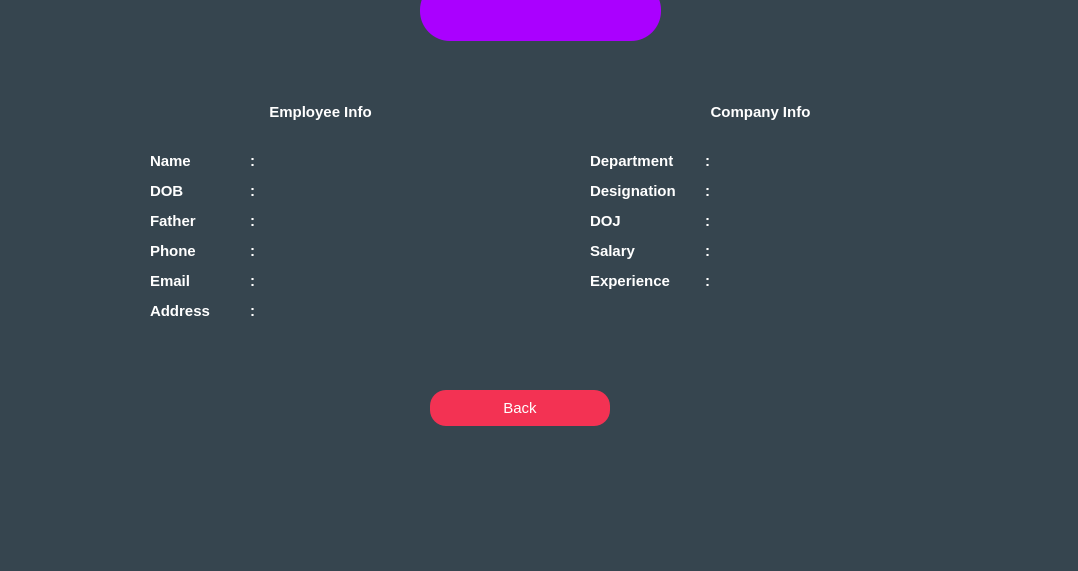
<?xml version="1.0" encoding="UTF-8"?>
<ui version="4.0">
 <class>EmployeeInfo</class>
 <widget class="QWidget" name="EmployeeInfo">
  <property name="geometry">
   <rect>
    <x>0</x>
    <y>0</y>
    <width>1078</width>
    <height>571</height>
   </rect>
  </property>
  <property name="minimumSize">
   <size>
    <width>0</width>
    <height>0</height>
   </size>
  </property>
  <property name="maximumSize">
   <size>
    <width>200000</width>
    <height>700</height>
   </size>
  </property>
  <property name="windowTitle">
   <string>Form</string>
  </property>
  <property name="styleSheet">
   <string notr="true">#EmployeeInfo
{
        background:rgb(54, 69, 79);
}</string>
  </property>
  <widget class="QLabel" name="label_4">
   <property name="geometry">
    <rect>
     <x>120</x>
     <y>90</y>
     <width>421</width>
     <height>261</height>
    </rect>
   </property>
   <property name="text">
    <string/>
   </property>
   <property name="pixmap">
    <pixmap resource="resource.qrc">:/img/images/empcardbg.png</pixmap>
   </property>
   <property name="scaledContents">
    <bool>true</bool>
   </property>
  </widget>
  <widget class="QLabel" name="label_5">
   <property name="geometry">
    <rect>
     <x>560</x>
     <y>90</y>
     <width>411</width>
     <height>251</height>
    </rect>
   </property>
   <property name="text">
    <string/>
   </property>
   <property name="pixmap">
    <pixmap resource="resource.qrc">:/img/images/company_card.png</pixmap>
   </property>
   <property name="scaledContents">
    <bool>true</bool>
   </property>
  </widget>
  <widget class="QPushButton" name="pushButton">
   <property name="geometry">
    <rect>
     <x>430</x>
     <y>390</y>
     <width>180</width>
     <height>36</height>
    </rect>
   </property>
   <property name="font">
    <font>
     <pointsize>11</pointsize>
    </font>
   </property>
   <property name="styleSheet">
    <string notr="true">#pushButton
{
        border:none;
        background:#F33253;
        color:white;
        border-radius:16px;
}

#pushButton:hover
{
        border:2px solid #F33253;
        background:none;
        color:#F33253;
        border-radius:16px;
}</string>
   </property>
   <property name="text">
    <string>Back</string>
   </property>
  </widget>
  <widget class="QLabel" name="label_7">
   <property name="geometry">
    <rect>
     <x>430</x>
     <y>0</y>
     <width>221</width>
     <height>34</height>
    </rect>
   </property>
   <property name="font">
    <font>
     <pointsize>10</pointsize>
     <bold>true</bold>
    </font>
   </property>
   <property name="styleSheet">
    <string notr="true">color:white;

</string>
   </property>
   <property name="text">
    <string/>
   </property>
  </widget>
  <widget class="QLabel" name="label_8">
   <property name="geometry">
    <rect>
     <x>130</x>
     <y>92</y>
     <width>381</width>
     <height>40</height>
    </rect>
   </property>
   <property name="font">
    <font>
     <pointsize>11</pointsize>
     <bold>true</bold>
    </font>
   </property>
   <property name="styleSheet">
    <string notr="true">#label_8
{
        color:white;
}</string>
   </property>
   <property name="text">
    <string>&lt;html&gt;&lt;head/&gt;&lt;body&gt;&lt;p align=&quot;center&quot;&gt;Employee Info&lt;/p&gt;&lt;/body&gt;&lt;/html&gt;</string>
   </property>
  </widget>
  <widget class="QLabel" name="label_9">
   <property name="geometry">
    <rect>
     <x>570</x>
     <y>92</y>
     <width>381</width>
     <height>40</height>
    </rect>
   </property>
   <property name="font">
    <font>
     <pointsize>11</pointsize>
     <bold>true</bold>
    </font>
   </property>
   <property name="styleSheet">
    <string notr="true">#label_9
{
        color:white;
}</string>
   </property>
   <property name="text">
    <string>&lt;html&gt;&lt;head/&gt;&lt;body&gt;&lt;p align=&quot;center&quot;&gt;Company Info&lt;/p&gt;&lt;/body&gt;&lt;/html&gt;</string>
   </property>
  </widget>
  <widget class="QLabel" name="wr">
   <property name="geometry">
    <rect>
     <x>150</x>
     <y>150</y>
     <width>91</width>
     <height>21</height>
    </rect>
   </property>
   <property name="font">
    <font>
     <pointsize>11</pointsize>
     <bold>true</bold>
    </font>
   </property>
   <property name="styleSheet">
    <string notr="true">color:white;</string>
   </property>
   <property name="text">
    <string>Name</string>
   </property>
  </widget>
  <widget class="QLabel" name="eeqwe">
   <property name="geometry">
    <rect>
     <x>150</x>
     <y>180</y>
     <width>101</width>
     <height>21</height>
    </rect>
   </property>
   <property name="font">
    <font>
     <pointsize>11</pointsize>
     <bold>true</bold>
    </font>
   </property>
   <property name="styleSheet">
    <string notr="true">color:white;</string>
   </property>
   <property name="text">
    <string>DOB</string>
   </property>
  </widget>
  <widget class="QLabel" name="ewr">
   <property name="geometry">
    <rect>
     <x>150</x>
     <y>210</y>
     <width>91</width>
     <height>21</height>
    </rect>
   </property>
   <property name="font">
    <font>
     <pointsize>11</pointsize>
     <bold>true</bold>
    </font>
   </property>
   <property name="styleSheet">
    <string notr="true">color:white;</string>
   </property>
   <property name="text">
    <string>Father </string>
   </property>
  </widget>
  <widget class="QLabel" name="Phone">
   <property name="geometry">
    <rect>
     <x>150</x>
     <y>240</y>
     <width>91</width>
     <height>21</height>
    </rect>
   </property>
   <property name="font">
    <font>
     <pointsize>11</pointsize>
     <bold>true</bold>
    </font>
   </property>
   <property name="styleSheet">
    <string notr="true">color:white;</string>
   </property>
   <property name="text">
    <string>Phone </string>
   </property>
  </widget>
  <widget class="QLabel" name="ebfghf">
   <property name="geometry">
    <rect>
     <x>150</x>
     <y>270</y>
     <width>91</width>
     <height>21</height>
    </rect>
   </property>
   <property name="font">
    <font>
     <pointsize>11</pointsize>
     <bold>true</bold>
    </font>
   </property>
   <property name="styleSheet">
    <string notr="true">color:white;</string>
   </property>
   <property name="text">
    <string>Email </string>
   </property>
  </widget>
  <widget class="QLabel" name="werewr">
   <property name="geometry">
    <rect>
     <x>150</x>
     <y>300</y>
     <width>91</width>
     <height>21</height>
    </rect>
   </property>
   <property name="font">
    <font>
     <pointsize>11</pointsize>
     <bold>true</bold>
    </font>
   </property>
   <property name="styleSheet">
    <string notr="true">color:white;</string>
   </property>
   <property name="text">
    <string>Address</string>
   </property>
  </widget>
  <widget class="QLabel" name="showEmpName_2">
   <property name="geometry">
    <rect>
     <x>590</x>
     <y>150</y>
     <width>111</width>
     <height>21</height>
    </rect>
   </property>
   <property name="font">
    <font>
     <pointsize>11</pointsize>
     <bold>true</bold>
    </font>
   </property>
   <property name="styleSheet">
    <string notr="true">color:white;</string>
   </property>
   <property name="text">
    <string>Department</string>
   </property>
  </widget>
  <widget class="QLabel" name="showEmpFather_2">
   <property name="geometry">
    <rect>
     <x>590</x>
     <y>210</y>
     <width>111</width>
     <height>21</height>
    </rect>
   </property>
   <property name="font">
    <font>
     <pointsize>11</pointsize>
     <bold>true</bold>
    </font>
   </property>
   <property name="styleSheet">
    <string notr="true">color:white;</string>
   </property>
   <property name="text">
    <string>DOJ</string>
   </property>
  </widget>
  <widget class="QLabel" name="showEmpGender_2">
   <property name="geometry">
    <rect>
     <x>590</x>
     <y>180</y>
     <width>111</width>
     <height>21</height>
    </rect>
   </property>
   <property name="font">
    <font>
     <pointsize>11</pointsize>
     <bold>true</bold>
    </font>
   </property>
   <property name="styleSheet">
    <string notr="true">color:white;</string>
   </property>
   <property name="text">
    <string>Designation</string>
   </property>
  </widget>
  <widget class="QLabel" name="showEmpEmail_2">
   <property name="geometry">
    <rect>
     <x>590</x>
     <y>270</y>
     <width>95</width>
     <height>21</height>
    </rect>
   </property>
   <property name="font">
    <font>
     <pointsize>11</pointsize>
     <bold>true</bold>
    </font>
   </property>
   <property name="styleSheet">
    <string notr="true">color:white;</string>
   </property>
   <property name="text">
    <string>Experience</string>
   </property>
  </widget>
  <widget class="QLabel" name="showEmpPhone_2">
   <property name="geometry">
    <rect>
     <x>590</x>
     <y>240</y>
     <width>95</width>
     <height>21</height>
    </rect>
   </property>
   <property name="font">
    <font>
     <pointsize>11</pointsize>
     <bold>true</bold>
    </font>
   </property>
   <property name="styleSheet">
    <string notr="true">color:white;</string>
   </property>
   <property name="text">
    <string>Salary</string>
   </property>
  </widget>
  <widget class="QLabel" name="showEmpName_3">
   <property name="geometry">
    <rect>
     <x>250</x>
     <y>150</y>
     <width>16</width>
     <height>21</height>
    </rect>
   </property>
   <property name="font">
    <font>
     <pointsize>11</pointsize>
     <bold>true</bold>
    </font>
   </property>
   <property name="styleSheet">
    <string notr="true">color:white;</string>
   </property>
   <property name="text">
    <string>:</string>
   </property>
  </widget>
  <widget class="QLabel" name="showEmpName_4">
   <property name="geometry">
    <rect>
     <x>250</x>
     <y>180</y>
     <width>16</width>
     <height>21</height>
    </rect>
   </property>
   <property name="font">
    <font>
     <pointsize>11</pointsize>
     <bold>true</bold>
    </font>
   </property>
   <property name="styleSheet">
    <string notr="true">color:white;</string>
   </property>
   <property name="text">
    <string>:</string>
   </property>
  </widget>
  <widget class="QLabel" name="showEmpName_5">
   <property name="geometry">
    <rect>
     <x>250</x>
     <y>210</y>
     <width>16</width>
     <height>21</height>
    </rect>
   </property>
   <property name="font">
    <font>
     <pointsize>11</pointsize>
     <bold>true</bold>
    </font>
   </property>
   <property name="styleSheet">
    <string notr="true">color:white;</string>
   </property>
   <property name="text">
    <string>:</string>
   </property>
  </widget>
  <widget class="QLabel" name="showEmpName_6">
   <property name="geometry">
    <rect>
     <x>250</x>
     <y>240</y>
     <width>16</width>
     <height>21</height>
    </rect>
   </property>
   <property name="font">
    <font>
     <pointsize>11</pointsize>
     <bold>true</bold>
    </font>
   </property>
   <property name="styleSheet">
    <string notr="true">color:white;</string>
   </property>
   <property name="text">
    <string>:</string>
   </property>
  </widget>
  <widget class="QLabel" name="showEmpName_7">
   <property name="geometry">
    <rect>
     <x>250</x>
     <y>270</y>
     <width>16</width>
     <height>21</height>
    </rect>
   </property>
   <property name="font">
    <font>
     <pointsize>11</pointsize>
     <bold>true</bold>
    </font>
   </property>
   <property name="styleSheet">
    <string notr="true">color:white;</string>
   </property>
   <property name="text">
    <string>:</string>
   </property>
  </widget>
  <widget class="QLabel" name="showEmpName_8">
   <property name="geometry">
    <rect>
     <x>250</x>
     <y>300</y>
     <width>16</width>
     <height>21</height>
    </rect>
   </property>
   <property name="font">
    <font>
     <pointsize>11</pointsize>
     <bold>true</bold>
    </font>
   </property>
   <property name="styleSheet">
    <string notr="true">color:white;</string>
   </property>
   <property name="text">
    <string>:</string>
   </property>
  </widget>
  <widget class="QLabel" name="showEmpName">
   <property name="geometry">
    <rect>
     <x>260</x>
     <y>151</y>
     <width>231</width>
     <height>21</height>
    </rect>
   </property>
   <property name="font">
    <font>
     <pointsize>11</pointsize>
    </font>
   </property>
   <property name="styleSheet">
    <string notr="true">color:white;</string>
   </property>
   <property name="text">
    <string/>
   </property>
  </widget>
  <widget class="QLabel" name="showEmpDOB">
   <property name="geometry">
    <rect>
     <x>260</x>
     <y>181</y>
     <width>231</width>
     <height>21</height>
    </rect>
   </property>
   <property name="font">
    <font>
     <pointsize>11</pointsize>
    </font>
   </property>
   <property name="styleSheet">
    <string notr="true">color:white;</string>
   </property>
   <property name="text">
    <string/>
   </property>
  </widget>
  <widget class="QLabel" name="showEmpFather">
   <property name="geometry">
    <rect>
     <x>260</x>
     <y>211</y>
     <width>231</width>
     <height>21</height>
    </rect>
   </property>
   <property name="font">
    <font>
     <pointsize>11</pointsize>
    </font>
   </property>
   <property name="styleSheet">
    <string notr="true">color:white;</string>
   </property>
   <property name="text">
    <string/>
   </property>
  </widget>
  <widget class="QLabel" name="showEmpPhone">
   <property name="geometry">
    <rect>
     <x>260</x>
     <y>241</y>
     <width>231</width>
     <height>21</height>
    </rect>
   </property>
   <property name="font">
    <font>
     <pointsize>11</pointsize>
    </font>
   </property>
   <property name="styleSheet">
    <string notr="true">color:white;</string>
   </property>
   <property name="text">
    <string/>
   </property>
  </widget>
  <widget class="QLabel" name="showEmpEmail">
   <property name="geometry">
    <rect>
     <x>250</x>
     <y>270</y>
     <width>261</width>
     <height>21</height>
    </rect>
   </property>
   <property name="font">
    <font>
     <pointsize>11</pointsize>
    </font>
   </property>
   <property name="styleSheet">
    <string notr="true">color:white;</string>
   </property>
   <property name="text">
    <string/>
   </property>
  </widget>
  <widget class="QLabel" name="showEmpAddress">
   <property name="geometry">
    <rect>
     <x>260</x>
     <y>301</y>
     <width>231</width>
     <height>21</height>
    </rect>
   </property>
   <property name="font">
    <font>
     <pointsize>11</pointsize>
    </font>
   </property>
   <property name="styleSheet">
    <string notr="true">color:white;</string>
   </property>
   <property name="text">
    <string/>
   </property>
  </widget>
  <widget class="QLabel" name="showEmpName_15">
   <property name="geometry">
    <rect>
     <x>705</x>
     <y>150</y>
     <width>16</width>
     <height>21</height>
    </rect>
   </property>
   <property name="font">
    <font>
     <pointsize>11</pointsize>
     <bold>true</bold>
    </font>
   </property>
   <property name="styleSheet">
    <string notr="true">color:white;</string>
   </property>
   <property name="text">
    <string>:</string>
   </property>
  </widget>
  <widget class="QLabel" name="showEmpName_16">
   <property name="geometry">
    <rect>
     <x>705</x>
     <y>180</y>
     <width>16</width>
     <height>21</height>
    </rect>
   </property>
   <property name="font">
    <font>
     <pointsize>11</pointsize>
     <bold>true</bold>
    </font>
   </property>
   <property name="styleSheet">
    <string notr="true">color:white;</string>
   </property>
   <property name="text">
    <string>:</string>
   </property>
  </widget>
  <widget class="QLabel" name="showEmpName_17">
   <property name="geometry">
    <rect>
     <x>705</x>
     <y>210</y>
     <width>16</width>
     <height>21</height>
    </rect>
   </property>
   <property name="font">
    <font>
     <pointsize>11</pointsize>
     <bold>true</bold>
    </font>
   </property>
   <property name="styleSheet">
    <string notr="true">color:white;</string>
   </property>
   <property name="text">
    <string>:</string>
   </property>
  </widget>
  <widget class="QLabel" name="showEmpName_18">
   <property name="geometry">
    <rect>
     <x>705</x>
     <y>240</y>
     <width>16</width>
     <height>21</height>
    </rect>
   </property>
   <property name="font">
    <font>
     <pointsize>11</pointsize>
     <bold>true</bold>
    </font>
   </property>
   <property name="styleSheet">
    <string notr="true">color:white;</string>
   </property>
   <property name="text">
    <string>:</string>
   </property>
  </widget>
  <widget class="QLabel" name="showEmpName_19">
   <property name="geometry">
    <rect>
     <x>705</x>
     <y>270</y>
     <width>16</width>
     <height>21</height>
    </rect>
   </property>
   <property name="font">
    <font>
     <pointsize>11</pointsize>
     <bold>true</bold>
    </font>
   </property>
   <property name="styleSheet">
    <string notr="true">color:white;</string>
   </property>
   <property name="text">
    <string>:</string>
   </property>
  </widget>
  <widget class="QLabel" name="dept">
   <property name="geometry">
    <rect>
     <x>719</x>
     <y>151</y>
     <width>211</width>
     <height>21</height>
    </rect>
   </property>
   <property name="font">
    <font>
     <pointsize>11</pointsize>
    </font>
   </property>
   <property name="styleSheet">
    <string notr="true">color:white;</string>
   </property>
   <property name="text">
    <string/>
   </property>
  </widget>
  <widget class="QLabel" name="design">
   <property name="geometry">
    <rect>
     <x>719</x>
     <y>181</y>
     <width>211</width>
     <height>21</height>
    </rect>
   </property>
   <property name="font">
    <font>
     <pointsize>11</pointsize>
    </font>
   </property>
   <property name="styleSheet">
    <string notr="true">color:white;</string>
   </property>
   <property name="text">
    <string/>
   </property>
  </widget>
  <widget class="QLabel" name="doj">
   <property name="geometry">
    <rect>
     <x>719</x>
     <y>211</y>
     <width>211</width>
     <height>21</height>
    </rect>
   </property>
   <property name="font">
    <font>
     <pointsize>11</pointsize>
    </font>
   </property>
   <property name="styleSheet">
    <string notr="true">color:white;</string>
   </property>
   <property name="text">
    <string/>
   </property>
  </widget>
  <widget class="QLabel" name="salary">
   <property name="geometry">
    <rect>
     <x>719</x>
     <y>241</y>
     <width>211</width>
     <height>21</height>
    </rect>
   </property>
   <property name="font">
    <font>
     <pointsize>11</pointsize>
    </font>
   </property>
   <property name="styleSheet">
    <string notr="true">color:white;</string>
   </property>
   <property name="text">
    <string/>
   </property>
  </widget>
  <widget class="QLabel" name="type">
   <property name="geometry">
    <rect>
     <x>719</x>
     <y>271</y>
     <width>211</width>
     <height>21</height>
    </rect>
   </property>
   <property name="font">
    <font>
     <pointsize>11</pointsize>
    </font>
   </property>
   <property name="styleSheet">
    <string notr="true">color:white;</string>
   </property>
   <property name="text">
    <string/>
   </property>
  </widget>
  <widget class="QLabel" name="label_3">
   <property name="geometry">
    <rect>
     <x>420</x>
     <y>-20</y>
     <width>241</width>
     <height>61</height>
    </rect>
   </property>
   <property name="styleSheet">
    <string notr="true">background:#AA00FF;
border:none;
border-radius:30px;</string>
   </property>
   <property name="text">
    <string/>
   </property>
  </widget>
  <zorder>label_4</zorder>
  <zorder>label_5</zorder>
  <zorder>pushButton</zorder>
  <zorder>wr</zorder>
  <zorder>eeqwe</zorder>
  <zorder>ewr</zorder>
  <zorder>Phone</zorder>
  <zorder>ebfghf</zorder>
  <zorder>werewr</zorder>
  <zorder>showEmpName_2</zorder>
  <zorder>showEmpFather_2</zorder>
  <zorder>showEmpGender_2</zorder>
  <zorder>showEmpEmail_2</zorder>
  <zorder>showEmpPhone_2</zorder>
  <zorder>showEmpName_3</zorder>
  <zorder>showEmpName_4</zorder>
  <zorder>showEmpName_5</zorder>
  <zorder>showEmpName_6</zorder>
  <zorder>showEmpName_7</zorder>
  <zorder>showEmpName_8</zorder>
  <zorder>showEmpName</zorder>
  <zorder>showEmpDOB</zorder>
  <zorder>showEmpFather</zorder>
  <zorder>showEmpPhone</zorder>
  <zorder>showEmpEmail</zorder>
  <zorder>showEmpAddress</zorder>
  <zorder>showEmpName_15</zorder>
  <zorder>showEmpName_16</zorder>
  <zorder>showEmpName_17</zorder>
  <zorder>showEmpName_18</zorder>
  <zorder>showEmpName_19</zorder>
  <zorder>dept</zorder>
  <zorder>design</zorder>
  <zorder>doj</zorder>
  <zorder>salary</zorder>
  <zorder>type</zorder>
  <zorder>label_3</zorder>
  <zorder>label_7</zorder>
  <zorder>label_9</zorder>
  <zorder>label_8</zorder>
 </widget>
 <resources>
  <include location="resource.qrc"/>
 </resources>
 <connections/>
</ui>
